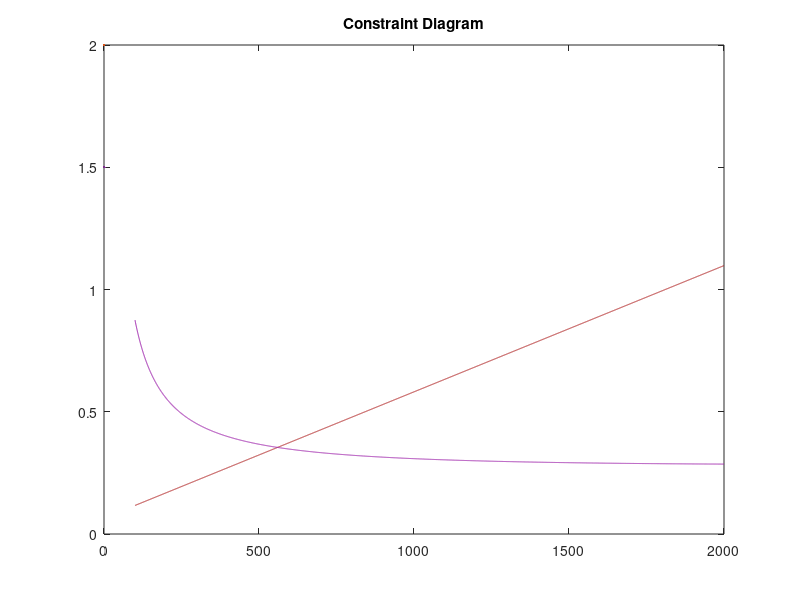

MATLAB code for this plot: (Note: this script raises an error after producing the figure.)
clear all;
WS = 100: 0.5 : 2000; % starting range of values (in Pa)

% starting constants:

s_g = 30; % takeoff distance 

rho_0 = 1.225; % ground air density
rho_10k = 0.908; % air density at 10,000 feet altitude
g = 9.81; % in m/s^2
mu = 0.04;
V_TO = 20; % takeoff velocity (in m/s)
V_cr = 80; % cruising velocity (in m/s)

% reference polar values
CL_max = 6.5; % reference value
CD_min = 0.022; % for L/D = 20
CD_TO = 0.45; % takeoff drag polar
CL_TO = 0.694 * CL_max; % takeoff lift polar
LD = 20; % desired lift to drag ratio 

% relations
q_0 = 0.5 * rho_0 * (V_TO^2);
q = 0.5 * rho_10k * (V_cr^2);
V_stall = V_TO/1.2;

% Takeoff ground run
TW1 = (1.21 * WS)/(rho_0 * g * CL_max * s_g) + (0.605 / CL_max) * (CD_TO - (mu * CL_TO)) + mu;

% Rate of Climb
AR = 15;
e = 0.75;
k = 1 / (pi * AR * e);

V_v = 5.08; % vertical climb velocity
V_inf = 1.3 * V_stall;

TW2 = (V_v / V_inf) + (q ./ WS) * CD_min + (k/q) * WS;

% TW for max angle of climb:
TW3 = (V_v / V_inf) + sqrt(4 * k * CD_min);

% Level constant velocity turn
n_turn = sqrt(2); % defined as (T/W)(L/D), but in our case we assume phi = 45 degrees
n_cr = 1;

TW4 = q * ( (CD_min ./ (WS)) + (k * (WS) * (n_turn/q)^2));
TW5 = q * ( (CD_min ./ (WS)) + (k * (WS) * (n_cr/q)^2));

% TW for Desired Lift-to-Drag Ratio

TW6 = 1/LD;

% Stall characterstic wing-loading

WS_stall = 0.5 * rho_0 * CL_max * V_stall^2;

% plotting
plot(WS, TW1, 'Color', '#b02525',LineWidth = 2);

hold on;
title("Constraint Diagram")
plot(WS, TW2, 'Color', '#9d22ab', LineWidth = 1.5);
yline(TW3, 'Color', '#196909', Linewidth = 1.5);
plot (WS, TW4, 'Color','#2d6ba6', LineWidth= 1.5);
plot (WS, TW5, 'Color','#27a8c4', LineWidth= 1.5);
yline(TW6, 'Color', '#95bf0b', Linewidth = 1.5);
xline(WS_stall, 'Color', '#d67627', Linewidth = 2)
yregion(0.5, 0.65, 'FaceColor', '#f2e81f', 'EdgeColor','#454212');

xlabel("W/S ($N/m^2$)", 'Interpreter', 'latex');
ylabel("T/W", 'Interpreter', 'latex');

xlim([0 1200]);
hold off;

% Calculating intersection points with Takeoff Ground Run (for Optimal
% Points)

% difference between curves
diffY = TW1 - TW2;

% find crossing index (sign change)
sign = diffY(1:end-1).*diffY(2:end);
idx = find(sign < 0);  % crossing point

WS_int = interp1(diffY(idx:idx+1), WS(idx:idx+1), 0);
TW_int = interp1(WS(idx:idx+1), TW1(idx:idx+1), WS_int);

hold on;
plot(WS_int, 0.5, 'ro', 'MarkerSize',8, 'LineWidth',2);
text(WS_int, 0.5, sprintf('(%.1f, %.1f)', WS_int, 0.5), ...
     'VerticalAlignment','top', 'FontWeight', 'Bold');

plot(WS_int, TW_int, 'bo', 'MarkerSize',8, 'LineWidth',2);
text(WS_int, TW_int, sprintf('(%.1f, %.1f)', WS_int, TW_int), ...
     'VerticalAlignment','top', 'FontWeight', 'Bold');

hold off;

diff2 = TW1 - TW4;
sign2 = diff2(1:end - 1) .* diff2(2: end);
idx2 = find(sign2 < 0);

WS_int2 = interp1( diff2(idx2 : idx2 + 1), WS(idx2 : idx2 + 1), 0);
TW_int2 = interp1(WS(idx2 : idx2 + 1), TW1(idx2 : idx2 + 1), WS_int2);

hold on;
plot(WS_int2, 0.5, 'ro', 'MarkerSize',8, 'LineWidth',2);
text(WS_int2, 0.5, sprintf('(%.1f, %.1f)', WS_int2, 0.5), ...
     'VerticalAlignment','top', 'FontWeight', 'Bold');

plot(WS_int2, TW_int2, 'bo', 'MarkerSize',8, 'LineWidth',2);
text(WS_int2, TW_int2, sprintf('(%.1f, %.1f)', WS_int2, TW_int2), ...
     'VerticalAlignment','top', 'FontWeight', 'Bold');

hold off;

xline(WS_int, 'black', LineStyle= '--', LineWidth=1);
xline(WS_int2, 'black', LineStyle= '--', LineWidth=1);

legend('Takeoff Ground Run', ...
    'Rate of Climb', ...
    'Max. angle of climb', ...
    'Constant velocity turn at 45{^\circ}', ...
    'Constant velocity cruise',...
    'Desired L/D', ...
    'Stall Wing Loading', ...
    'Constraint region of T/W');

grid minor;
